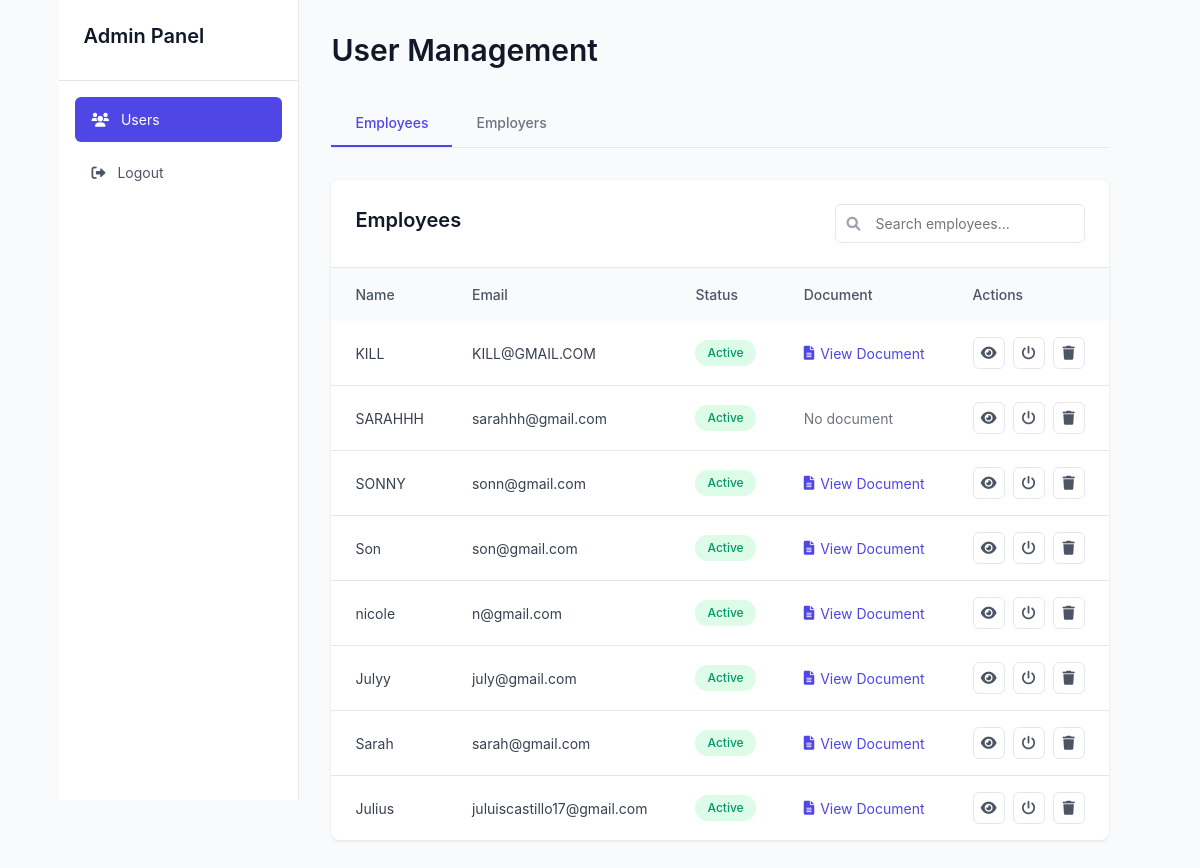
The page /secret-admin/dashboard/ (signed in) on the database its author committed.
### employee/models.py (models this page shows, shortened)
class Employee(models.Model):
    username = models.CharField(max_length=150, unique=True)
    email = models.EmailField(unique=True)
    password = models.CharField(max_length=128)
    first_name = models.CharField(max_length=50, blank=True)
    last_name = models.CharField(max_length=50, blank=True)
    phone = models.CharField(max_length=20, blank=True)
    location = models.CharField(max_length=100, blank=True)
    bio = models.TextField(blank=True)
    job_title = models.CharField(max_length=100, blank=True)
    skills = models.TextField(blank=True)  # Store as comma-separated values
    years_of_experience = models.PositiveIntegerField(default=0)
    education = models.TextField(blank=True)
    certifications = models.TextField(blank=True)  # Store as comma-separated values
    preferred_job_type = models.CharField(max_length=50, blank=True)
    expected_salary = models.DecimalField(max_digits=10, decimal_places=2, null=True, blank=True)
    remote_work_preference = models.BooleanField(default=False)
    willing_to_relocate = models.BooleanField(default=False)
    last_login = models.DateTimeField(null=True, blank=True)
    date_joined = models.DateTimeField(default=timezone.now)
    is_active = models.BooleanField(default=True)
    document = models.FileField(upload_to='employee_documents/', blank=True, null=True)
    document_name = models.CharField(max_length=100, blank=True)

### admin_panel/views.py (the view)
# urls.py: path('dashboard/', views.admin_dashboard, name='admin_dashboard'),
@login_required
@user_passes_test(is_admin)
def admin_dashboard(request):
    try:
        employees = Employee.objects.all().order_by('-date_joined')
        employers = Employer.objects.all().order_by('-date_joined')
        context = {
            'employees': employees,
            'employers': employers,
        }
        return render(request, 'admin_panel/dashboard.html', context)
    except Exception as e:
        messages.error(request, f'Error loading dashboard: {str(e)}')
        return render(request, 'admin_panel/dashboard.html', {'employees': [], 'employers': []})

### admin_panel/views.py (called while the page is built)
def is_admin(user):
    return user.is_authenticated and user.is_admin

### admin_panel/templates/admin_panel/dashboard.html (shortened to what this page needs)
{% extends "base.html" %}
{% load static %}
{% block extra_css %}
<link rel="stylesheet" href="{% static 'css/admin_panel.css' %}">
{% endblock %}
{% block content %}
<div class="admin-dashboard">
    <aside class="sidebar">
        <div class="sidebar-header">
            <h2>Admin Panel</h2>
        </div>
        <nav class="sidebar-nav">
            <a href="#" class="nav-item active">
                <i class="fas fa-users"></i>
                Users
            </a>
            <a href="{% url 'admin_logout' %}" class="nav-item">
                <i class="fas fa-sign-out-alt"></i>
                Logout
            </a>
        </nav>
    </aside>
    <main class="main-content">
        <div class="content-header">
            <h1>User Management</h1>
        </div>
        <div class="tabs">
            <button class="tab-btn active" data-tab="employees">
                Employees
            </button>
            <button class="tab-btn" data-tab="employers">
                Employers
            </button>
        </div>
        <div class="tab-content active" id="employees-content">
            <div class="table-container">
                <div class="table-header">
                    <h2>Employees</h2>
                    <div class="table-actions">
                        <div class="search-box">
                            <i class="fas fa-search"></i>
                            <input type="text" placeholder="Search employees...">
                        </div>
                    </div>
                </div>
                <table class="data-table">
                    <thead>
                        <tr>
                            <th>Name</th>
                            <th>Email</th>
                            <th>Status</th>
                            <th>Document</th>
                            <th>Actions</th>
                        </tr>
                    </thead>
                    <tbody>
                        {% for employee in employees %}
                        <tr>
                            <td>{{ employee.username }}</td>
                            <td>{{ employee.email }}</td>
                            <td>
                                <span class="status-badge {% if employee.is_active %}active{% else %}inactive{% endif %}">
                                    {% if employee.is_active %}Active{% else %}Inactive{% endif %}
                                </span>
                            </td>
                            <td>
                                {% if employee.document %}
                                <a href="{{ employee.document.url }}" target="_blank" class="document-link">
                                    <i class="fas fa-file-alt"></i>
                                    View Document
                                </a>
                                {% else %}
                                <span class="text-muted">No document</span>
                                {% endif %}
                            </td>
                            <td>
                                <div class="action-buttons">
                                    <button class="btn-icon" onclick="viewUser('employee', '{{ employee.id }}')" title="View Details">
                                        <i class="fas fa-eye"></i>
                                    </button>
                                    <button class="btn-icon" onclick="toggleStatus('employee', '{{ employee.id }}')" title="Toggle Status">
                                        <i class="fas fa-power-off"></i>
                                    </button>
                                    <button class="btn-icon delete" onclick="deleteUser('employee', '{{ employee.id }}')" title="Delete">
                                        <i class="fas fa-trash"></i>
                                    </button>
                                </div>
                            </td>
                        </tr>
                        {% empty %}
                        <tr>
                            <td colspan="5" class="text-center">No employees found</td>
                        </tr>
                        {% endfor %}
                    </tbody>
                </table>
            </div>
        </div>
    </main>
</div>
{% endblock %}

### static/css/auth.css (style rules this page uses)
:root { --primary-blue: #3144a2; --light-gray: #bcbdbd; --black: #000000; --light-blue: #7987c2; --white: #ffffff; }
body { font-family: "Montserrat", sans-serif; margin: 0; padding: 0; min-height: 100vh; background-color: #f5f5f5; display: flex; align-items: center; justify-content: center; }

### static/css/admin_panel.css (style rules this page uses)
:root { --primary: #4f46e5; --primary-dark: #4338ca; --success: #10b981; --warning: #f59e0b; --danger: #ef4444; --gray-50: #f9fafb; --gray-100: #f3f4f6; --gray-200: #e5e7eb; --gray-300: #d1d5db; --gray-400: #9ca3af; --gray-500: #6b7280; --gray-600: #4b5563; --gray-700: #374151; --gray-800: #1f2937; --gray-900: #111827; }
* { margin: 0; padding: 0; box-sizing: border-box; }
body { font-family: "Inter", -apple-system, BlinkMacSystemFont, "Segoe UI", Roboto, sans-serif; font-size: 14px; line-height: 1.5; color: var(--gray-700); background-color: var(--gray-50); }
.admin-dashboard { display: flex; min-height: 100vh; }
.sidebar { width: 240px; background-color: white; border-right: 1px solid var(--gray-200); position: fixed; height: 100vh; z-index: 10; }
.sidebar-header { padding: 1.5rem; border-bottom: 1px solid var(--gray-200); }
.sidebar-header h2 { font-size: 1.25rem; font-weight: 600; color: var(--gray-900); }
.sidebar-nav { padding: 1rem; }
.nav-item { display: flex; align-items: center; padding: 0.75rem 1rem; color: var(--gray-600); text-decoration: none; border-radius: 0.375rem; margin-bottom: 0.5rem; transition: all 0.2s; }
.nav-item.active { background-color: var(--primary); color: white; }
.nav-item i { margin-right: 0.75rem; }
.main-content { flex: 1; margin-left: 240px; padding: 2rem; }
.content-header { margin-bottom: 2rem; }
.content-header h1 { font-size: 1.875rem; font-weight: 600; color: var(--gray-900); }
.tabs { display: flex; border-bottom: 1px solid var(--gray-200); margin-bottom: 2rem; }
.tab-btn { padding: 0.75rem 1.5rem; font-size: 0.875rem; font-weight: 500; color: var(--gray-500); background: none; border: none; border-bottom: 2px solid transparent; cursor: pointer; transition: all 0.2s; }
.tab-btn.active { color: var(--primary); border-bottom-color: var(--primary); }
.tab-content { display: none; }
.tab-content.active { display: block; }
.table-container { background-color: white; border-radius: 0.5rem; box-shadow: 0 1px 3px 0 rgba(0, 0, 0, 0.1); }
.table-header { padding: 1.5rem; border-bottom: 1px solid var(--gray-200); display: flex; justify-content: space-between; align-items: center; }
.table-header h2 { font-size: 1.25rem; font-weight: 600; color: var(--gray-900); }
.table-actions { display: flex; gap: 1rem; }
.search-box { position: relative; }
.search-box input { padding: 0.5rem 1rem 0.5rem 2.5rem; border: 1px solid var(--gray-200); border-radius: 0.375rem; width: 250px; }
.search-box i { position: absolute; left: 0.75rem; top: 50%; transform: translateY(-50%); color: var(--gray-400); }
.data-table { width: 100%; border-collapse: collapse; }
.data-table th, .data-table td { padding: 1rem 1.5rem; text-align: left; }
.data-table th { background-color: var(--gray-50); font-weight: 500; color: var(--gray-600); font-size: 0.875rem; }
.data-table td { border-bottom: 1px solid var(--gray-200); }
.data-table tr:last-child td { border-bottom: none; }
.status-badge { display: inline-flex; align-items: center; padding: 0.25rem 0.75rem; border-radius: 9999px; font-size: 0.75rem; font-weight: 500; }
.status-badge.active, .status-badge.verified { background-color: #dcfce7; color: #059669; }
.action-buttons { display: flex; gap: 0.5rem; }
.btn-icon { width: 32px; height: 32px; display: flex; align-items: center; justify-content: center; border: 1px solid var(--gray-200); border-radius: 0.375rem; background-color: white; color: var(--gray-600); cursor: pointer; transition: all 0.2s; }
.document-link { display: inline-flex; align-items: center; gap: 0.375rem; color: var(--primary); text-decoration: none; font-size: 0.875rem; }
.text-muted { color: var(--gray-500); }

### rows shown on the page
Employee: username "KILL", email "KILL@GMAIL.COM", is_active "Active"
Employee: username "SARAHHH", email "sarahhh@gmail.com", is_active "Active", document "No document"
Employee: username "SONNY", email "sonn@gmail.com", is_active "Active"
Employee: username "Son", email "son@gmail.com", is_active "Active"
Employee: username "nicole", email "n@gmail.com", is_active "Active"
Employee: username "Julyy", email "july@gmail.com", is_active "Active"
Employee: username "Sarah", email "sarah@gmail.com", is_active "Active"
Employee: username "Julius", email "juluiscastillo17@gmail.com", is_active "Active"
